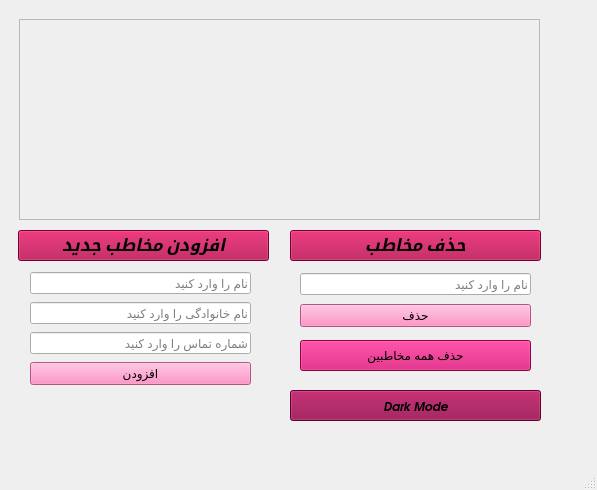
<?xml version="1.0" encoding="UTF-8"?>
<ui version="4.0">
 <class>MainWindow</class>
 <widget class="QMainWindow" name="MainWindow">
  <property name="geometry">
   <rect>
    <x>0</x>
    <y>0</y>
    <width>597</width>
    <height>490</height>
   </rect>
  </property>
  <property name="sizePolicy">
   <sizepolicy hsizetype="Expanding" vsizetype="Expanding">
    <horstretch>0</horstretch>
    <verstretch>0</verstretch>
   </sizepolicy>
  </property>
  <property name="windowTitle">
   <string>MainWindow</string>
  </property>
  <widget class="QWidget" name="centralwidget">
   <widget class="QWidget" name="verticalLayoutWidget_2">
    <property name="geometry">
     <rect>
      <x>30</x>
      <y>270</y>
      <width>221</width>
      <height>121</height>
     </rect>
    </property>
    <layout class="QVBoxLayout" name="verticalLayout_2">
     <item>
      <widget class="QLineEdit" name="Name_Line">
       <property name="placeholderText">
        <string>نام را وارد کنید</string>
       </property>
      </widget>
     </item>
     <item>
      <widget class="QLineEdit" name="Family_Line">
       <property name="placeholderText">
        <string>نام خانوادگی را وارد کنید</string>
       </property>
      </widget>
     </item>
     <item>
      <widget class="QLineEdit" name="Phon_Line">
       <property name="placeholderText">
        <string>شماره تماس را وارد کنید</string>
       </property>
      </widget>
     </item>
     <item>
      <widget class="QPushButton" name="Add_Butt">
       <property name="styleSheet">
        <string notr="true">background-color: rgb(255, 118, 182);</string>
       </property>
       <property name="text">
        <string>افزودن</string>
       </property>
      </widget>
     </item>
    </layout>
   </widget>
   <widget class="QPushButton" name="pushButton_2">
    <property name="geometry">
     <rect>
      <x>18</x>
      <y>230</y>
      <width>251</width>
      <height>31</height>
     </rect>
    </property>
    <property name="font">
     <font>
      <family>Z003</family>
      <pointsize>13</pointsize>
      <italic>true</italic>
      <bold>true</bold>
     </font>
    </property>
    <property name="styleSheet">
     <string notr="true">background-color: rgb(170, 0, 65);</string>
    </property>
    <property name="text">
     <string>افزودن مخاطب جدید</string>
    </property>
   </widget>
   <widget class="QPushButton" name="pushButton_3">
    <property name="geometry">
     <rect>
      <x>290</x>
      <y>230</y>
      <width>251</width>
      <height>31</height>
     </rect>
    </property>
    <property name="font">
     <font>
      <family>Z003</family>
      <pointsize>13</pointsize>
      <italic>true</italic>
      <bold>true</bold>
     </font>
    </property>
    <property name="styleSheet">
     <string notr="true">background-color: rgb(170, 0, 65);</string>
    </property>
    <property name="text">
     <string>حذف مخاطب</string>
    </property>
   </widget>
   <widget class="QWidget" name="verticalLayoutWidget_3">
    <property name="geometry">
     <rect>
      <x>300</x>
      <y>270</y>
      <width>231</width>
      <height>61</height>
     </rect>
    </property>
    <layout class="QVBoxLayout" name="verticalLayout_3">
     <item>
      <widget class="QLineEdit" name="DelName_Line">
       <property name="placeholderText">
        <string>نام را وارد کنید</string>
       </property>
      </widget>
     </item>
     <item>
      <widget class="QPushButton" name="Delete_Butt">
       <property name="styleSheet">
        <string notr="true">background-color: rgb(255, 118, 182);</string>
       </property>
       <property name="text">
        <string>حذف</string>
       </property>
      </widget>
     </item>
    </layout>
   </widget>
   <widget class="QToolButton" name="DeleteAll_Butt">
    <property name="geometry">
     <rect>
      <x>300</x>
      <y>340</y>
      <width>231</width>
      <height>31</height>
     </rect>
    </property>
    <property name="styleSheet">
     <string notr="true">background-color: rgb(200, 0, 100);</string>
    </property>
    <property name="text">
     <string>حذف همه مخاطبین</string>
    </property>
   </widget>
   <widget class="QPushButton" name="Mod_Butt">
    <property name="geometry">
     <rect>
      <x>290</x>
      <y>390</y>
      <width>251</width>
      <height>31</height>
     </rect>
    </property>
    <property name="font">
     <font>
      <family>URW Gothic</family>
      <italic>true</italic>
      <bold>true</bold>
     </font>
    </property>
    <property name="styleSheet">
     <string notr="true">background-color: rgb(140, 0, 65);</string>
    </property>
    <property name="text">
     <string>Dark Mode</string>
    </property>
   </widget>
   <widget class="QScrollArea" name="scrollArea">
    <property name="geometry">
     <rect>
      <x>19</x>
      <y>19</y>
      <width>521</width>
      <height>201</height>
     </rect>
    </property>
    <property name="widgetResizable">
     <bool>true</bool>
    </property>
    <widget class="QWidget" name="scrollAreaWidgetContents_2">
     <property name="geometry">
      <rect>
       <x>0</x>
       <y>0</y>
       <width>519</width>
       <height>199</height>
      </rect>
     </property>
     <layout class="QVBoxLayout" name="verticalLayout_4">
      <item>
       <layout class="QVBoxLayout" name="verticalLayout"/>
      </item>
     </layout>
    </widget>
   </widget>
  </widget>
  <widget class="QMenuBar" name="menubar">
   <property name="geometry">
    <rect>
     <x>0</x>
     <y>0</y>
     <width>597</width>
     <height>22</height>
    </rect>
   </property>
  </widget>
  <widget class="QStatusBar" name="statusbar"/>
 </widget>
 <resources/>
 <connections/>
</ui>
